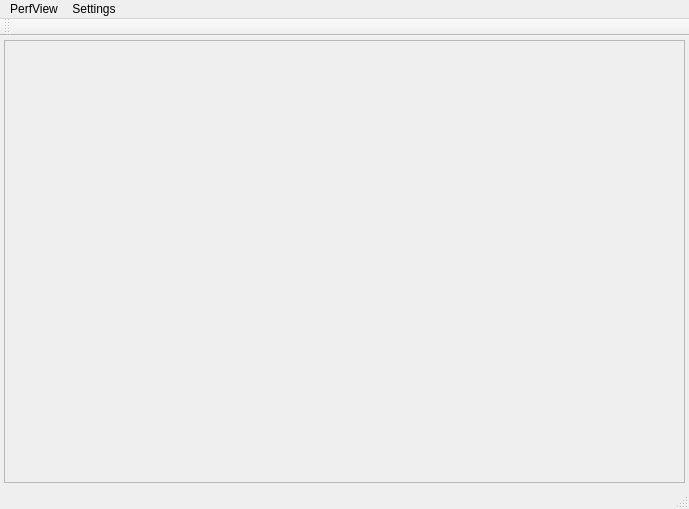
<?xml version="1.0" encoding="UTF-8"?>
<ui version="4.0">
 <class>MainWindow</class>
 <widget class="QMainWindow" name="MainWindow">
  <property name="geometry">
   <rect>
    <x>0</x>
    <y>0</y>
    <width>689</width>
    <height>509</height>
   </rect>
  </property>
  <property name="windowTitle">
   <string>MoonGlare PerfView</string>
  </property>
  <widget class="QWidget" name="centralWidget">
   <layout class="QHBoxLayout" name="horizontalLayout">
    <property name="spacing">
     <number>0</number>
    </property>
    <property name="leftMargin">
     <number>0</number>
    </property>
    <property name="topMargin">
     <number>0</number>
    </property>
    <property name="rightMargin">
     <number>0</number>
    </property>
    <property name="bottomMargin">
     <number>0</number>
    </property>
    <item>
     <widget class="QWidget" name="widget" native="true">
      <layout class="QHBoxLayout" name="horizontalLayout_2">
       <property name="leftMargin">
        <number>4</number>
       </property>
       <property name="topMargin">
        <number>4</number>
       </property>
       <property name="rightMargin">
        <number>4</number>
       </property>
       <property name="bottomMargin">
        <number>4</number>
       </property>
       <item>
        <widget class="QScrollArea" name="scrollArea">
         <property name="widgetResizable">
          <bool>true</bool>
         </property>
         <widget class="QWidget" name="scrollAreaContent">
          <property name="geometry">
           <rect>
            <x>0</x>
            <y>0</y>
            <width>679</width>
            <height>446</height>
           </rect>
          </property>
          <layout class="QVBoxLayout" name="verticalLayout_2">
           <property name="spacing">
            <number>0</number>
           </property>
           <property name="leftMargin">
            <number>0</number>
           </property>
           <property name="topMargin">
            <number>0</number>
           </property>
           <property name="rightMargin">
            <number>0</number>
           </property>
           <property name="bottomMargin">
            <number>0</number>
           </property>
          </layout>
         </widget>
        </widget>
       </item>
      </layout>
     </widget>
    </item>
   </layout>
  </widget>
  <widget class="QToolBar" name="mainToolBar">
   <attribute name="toolBarArea">
    <enum>TopToolBarArea</enum>
   </attribute>
   <attribute name="toolBarBreak">
    <bool>false</bool>
   </attribute>
  </widget>
  <widget class="QStatusBar" name="statusBar"/>
  <widget class="QMenuBar" name="menuBar">
   <property name="geometry">
    <rect>
     <x>0</x>
     <y>0</y>
     <width>689</width>
     <height>21</height>
    </rect>
   </property>
   <widget class="QMenu" name="menuSettings">
    <property name="title">
     <string>Settings</string>
    </property>
   </widget>
   <widget class="QMenu" name="menuModule">
    <property name="title">
     <string>PerfView</string>
    </property>
    <addaction name="separator"/>
   </widget>
   <addaction name="menuModule"/>
   <addaction name="menuSettings"/>
  </widget>
  <action name="actionNew">
   <property name="icon">
    <iconset resource="../../Shared/Resources/icons.qrc">
     <normaloff>:/icons/icons/blue_file.png</normaloff>:/icons/icons/blue_file.png</iconset>
   </property>
   <property name="text">
    <string>New</string>
   </property>
  </action>
  <action name="actionOpen">
   <property name="icon">
    <iconset resource="../../Shared/Resources/icons.qrc">
     <normaloff>:/icons/icons/yellow_open.png</normaloff>:/icons/icons/yellow_open.png</iconset>
   </property>
   <property name="text">
    <string>Open</string>
   </property>
  </action>
  <action name="action">
   <property name="text">
    <string>-</string>
   </property>
  </action>
  <action name="actionExit">
   <property name="text">
    <string>Exit</string>
   </property>
  </action>
  <action name="actionClose">
   <property name="text">
    <string>Close</string>
   </property>
  </action>
  <action name="actionEditorConfiguration">
   <property name="icon">
    <iconset resource="../../Shared/Resources/icons.qrc">
     <normaloff>:/icons/icons/blue_gear.png</normaloff>:/icons/icons/blue_gear.png</iconset>
   </property>
   <property name="text">
    <string>Editor configuration</string>
   </property>
  </action>
  <action name="actionBuild">
   <property name="icon">
    <iconset resource="../../Shared/Resources/icons.qrc">
     <normaloff>:/icons/icons/blue_Toolbox.png</normaloff>:/icons/icons/blue_Toolbox.png</iconset>
   </property>
   <property name="text">
    <string>Build...</string>
   </property>
  </action>
  <action name="actionActionPackModule">
   <property name="icon">
    <iconset resource="../../Shared/Resources/icons.qrc">
     <normaloff>:/icons/icons/green_puzzle.png</normaloff>:/icons/icons/green_puzzle.png</iconset>
   </property>
   <property name="text">
    <string>Pack module...</string>
   </property>
  </action>
  <action name="actionInputSettings">
   <property name="text">
    <string>Input settings</string>
   </property>
  </action>
 </widget>
 <layoutdefault spacing="6" margin="11"/>
 <resources>
  <include location="../../Shared/Resources/icons.qrc"/>
 </resources>
 <connections/>
</ui>
